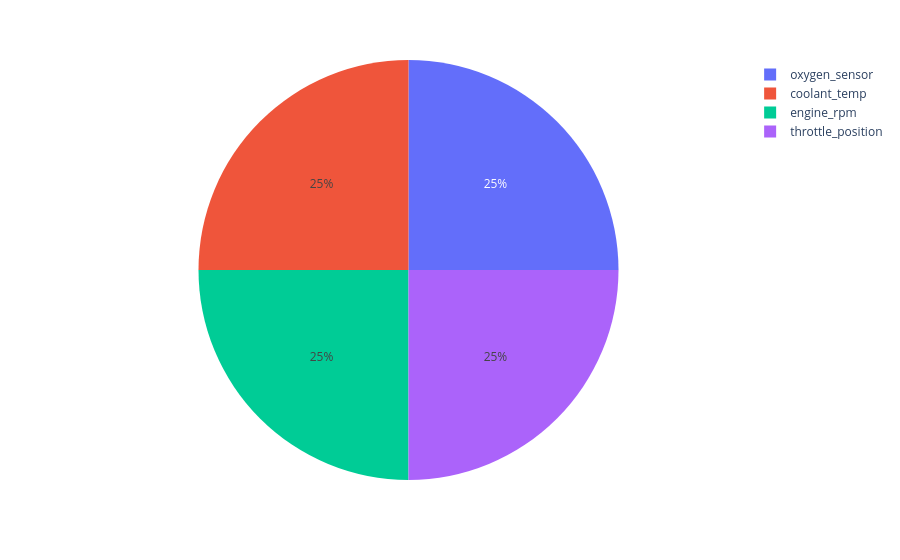

Notebook code cell kept with this figure:
### Code cell
px.pie(data_frame=result,names=result.index)

### Figure 1 — Plotly figure (JSON) as saved in the notebook; plotly's stock layout.template omitted (floating-point values rounded to 4 significant figures)
{"data": [{"domain": {"x": [0, 1], "y": [0, 1]}, "hovertemplate": "sensor_type=%{label}<extra></extra>", "labels": ["oxygen_sensor", "coolant_temp", "engine_rpm", "throttle_position"], "legendgroup": "", "name": "", "showlegend": true, "type": "pie"}], "layout": {"legend": {"tracegroupgap": 0}, "margin": {"t": 60}}}
